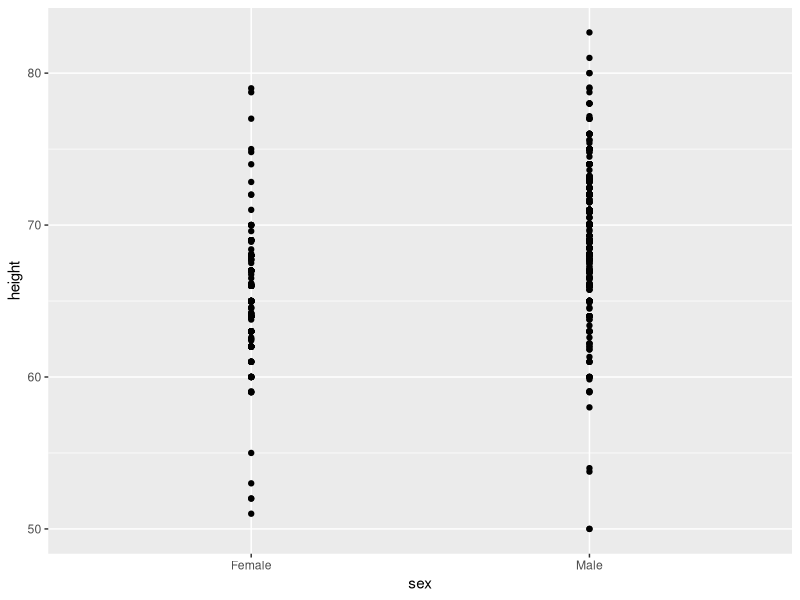
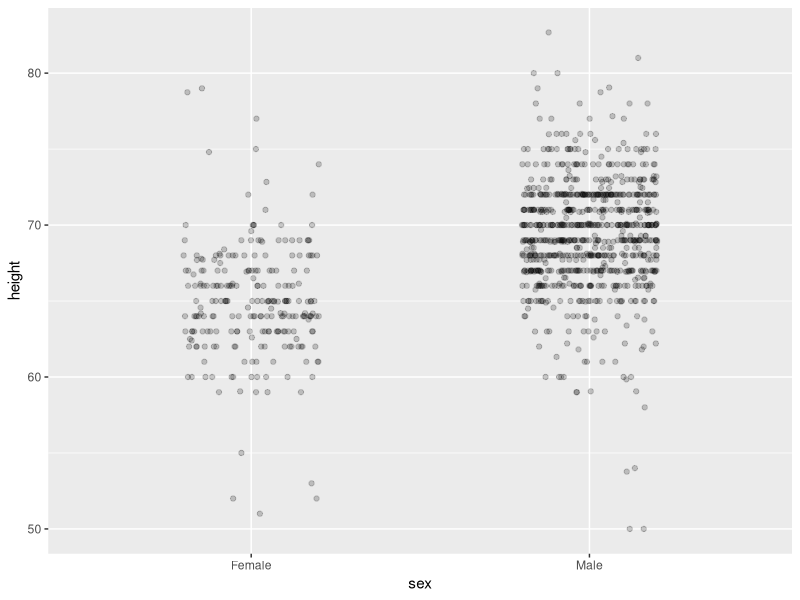

These charts were generated, in order, by the following R code:
library(tidyverse)
library(dslabs)

data("heights")

# dot plot showing the data
heights %>% ggplot(aes(sex, height)) + geom_point()

# jittered, alpha blended point plot
heights %>% ggplot(aes(sex, height)) + 
  geom_jitter(width = .2, alpha = 0.2)
